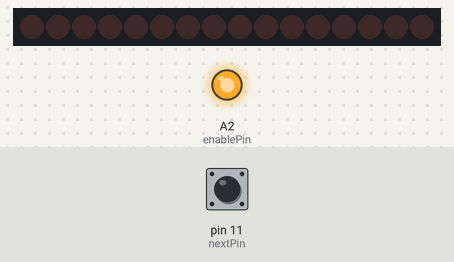
Recording of a sketch running on a simulated Arduino Uno, built with avr-gcc and run on an emulated ATmega328P. Shown: 16 shift-register outputs drawn as a row of LEDs (first output left, lit = HIGH), output pins drawn as LEDs (lit = HIGH). Wiring (inferred from the names in the program): 2 × shift register (74HC595): data A1; shift clock A4; latch A3. Wiring (inferred from the signals the program sends): row of LEDs: on Q0, Q1, Q2, Q3, Q4, Q5, Q6, Q7, Q8, Q9, Q10, Q11, Q12, Q13, Q14, Q15. The inputs (shaded band) are chosen by the test bench; at power-on: pin 11 (nextPin) HIGH. Pins used as bus, display or sensor lines are not drawn.

Above: at 0.05 s.
Timing chart, 0 to 3.0 s (numbered marks = the images above):
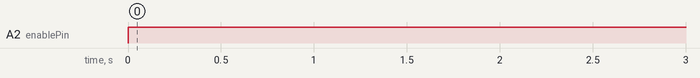

Measured:
- by itself, A2 (enablePin): HIGH → LOW at 3.1 s

The sketch:

buttons_and_lights_test.ino
```cpp
const int dataPin = A1; //shiftRegister pin 14 (red wire)
const int enablePin = A2; //shiftRegister pin 13 (orange wire)
const int latchPin = A3; //shiftRegister pin 11(purple wire)
const int clockPin = A4; //shiftRegister pin 12 (blue wire)

const int redoPin = 12;
const int nextPin = 11;

const int debounceDelay = 95;  // Debounce delay in milliseconds
const unsigned long longPressThreshold = 3000;  // 3 seconds threshold

bool nextPressed = false;
bool redoPressed = false;
bool nextButtonHeld = false;

bool nextWasHeld = false;

unsigned long nextLastPressTime = 0;
unsigned long redoLastPressTime = 0;
unsigned long nextButtonPressStartTime = 0;

uint16_t prevLightState = 0b0000000000000000;
unsigned long lastBlinkTime = 0;
const int blinkInterval = 800;
bool blinkLEDOn = false;

int PEFRTrial = 0;
int PEFRAttempt = 1;
bool inPEFRMode = false;


// Number of LEDs (RGB LEDs)
int numLEDs = 4;

//BOOL FOR TOGGLING WHICH LED MODE TO TEST
bool testMedMode=false;

void setup() {
  //LED pins
  pinMode(dataPin, OUTPUT);
  pinMode(latchPin, OUTPUT);
  pinMode(clockPin, OUTPUT);
  pinMode(enablePin, OUTPUT);

  //Button pins
  pinMode(nextPin, INPUT_PULLUP);
  pinMode(redoPin, INPUT_PULLUP);

  // Attach interrupts to the buttons
  attachInterrupt(digitalPinToInterrupt(nextPin), nextButtonISR, FALLING);
  attachInterrupt(digitalPinToInterrupt(redoPin), redoButtonISR, FALLING);

  allLEDsOff();
  digitalWrite(enablePin, HIGH);

}

void loop() {
  checkNextHold();

  if (inPEFRMode == false && nextButtonHeld == true){
    nextButtonHeld = false;
    inPEFRMode = true;
  }
  else if (inPEFRMode == true && PEFRTrial == 3 && nextPressed == true){
    nextPressed = false;
    Serial.println("PEFR TEST COMPLETE---------------------");

    //Reset
    setColor("blue", 3);
    delay(1500);

    allLEDsOff();
    inPEFRMode = false;
    PEFRTrial = 0;
    PEFRAttempt = 1;
  }

  if (inPEFRMode == true){
    lightUpPEFRLEDs();
    if(nextPressed == true){
      nextPressed = false;

      PEFRTrial += 1; //move onto the next trial
      PEFRAttempt = 1; //reset attempts
    }
    else if (redoPressed == true){
      redoPressed = false; //reset the redoPressed flag


      redoLights();
      PEFRAttempt += 1;
    }

    Serial.print(F("TRIAL "));
    Serial.print(String(PEFRTrial+1));
    Serial.print(F(", ATTEMPT: "));
    Serial.print(PEFRAttempt);
    Serial.println();
  }
  else if (testMedMode == true){
    //testing inhalation stuff
    for (int i=100; i<600; i+=50){
      lightUpMedLEDs(i);
      delay(100);
    }
    for (int i=600; i>=100; i-=50){
      lightUpMedLEDs(i);
      delay(100);
    }
    allLEDsOff();
  }

  delay(100);
}

//FUNCTION=========================================================================
// Color mapping function
void setColor(String color, int ledIndex) {
  byte red = 0, green = 0, blue = 0;

  // Map color name to RGB values
  if (color == "red") {
    red = 1;
    green = 0;
    blue = 0;
  } else if (color == "green") {
    red = 0;
    green = 1;
    blue = 0;
  } else if (color == "blue") {
    red = 0;
    green = 0;
    blue = 1;
  } else if (color == "yellow") {
    red = 1;
    green = 1;
    blue = 0;
  } else if (color == "off") {
    red = 0;
    green = 0;
    blue = 0;
  }

  // Send color data to the correct LED
  setLEDColor(ledIndex, red, green, blue, prevLightState);
}

// Function to send the color to a specific LED
void setLEDColor(int ledIndex, byte red, byte green, byte blue, uint16_t &prevLightState) {
  uint16_t newLightState;
  if(red == 1){
    newLightState = bitSet(prevLightState, ledIndex*3);
  }
  else if(red == 0){
    newLightState = bitClear(prevLightState, ledIndex*3);
  }

  if(green == 1){
    newLightState = bitSet(prevLightState, ledIndex*3+2);
  }
  else if(green == 0){
    newLightState = bitClear(prevLightState, ledIndex*3+2);
  }

  if(blue == 1){
    newLightState = bitSet(prevLightState, ledIndex*3+1);
  }
  else if(blue == 0){
    newLightState = bitClear(prevLightState, ledIndex*3+1);
  }


  digitalWrite(enablePin, LOW);

  digitalWrite(latchPin, LOW);
  shiftOut(dataPin, clockPin, MSBFIRST, newLightState >> 8);
  shiftOut(dataPin, clockPin, MSBFIRST, newLightState);
  digitalWrite(latchPin, HIGH);

  prevLightState = newLightState;
}

void allLEDsOff(){
  for (int i=0; i<numLEDs; i++){
    setColor("off", i);
  }
  digitalWrite(enablePin, HIGH);
}

// Interrupt Service Routine for the Next button
void nextButtonISR() {
  // Check if enough time has passed since the last press
  if (millis() - nextLastPressTime > debounceDelay) {
    if(nextWasHeld){
      nextWasHeld=false;
    }
    else{
      nextPressed = true;
      nextLastPressTime = millis();  // Update the last press time
    }
  }
}

// Interrupt Service Routine for the Redo button
void redoButtonISR() {
  // Check if enough time has passed since the last press
  if (millis() - redoLastPressTime > debounceDelay) {
    redoPressed = true;
    redoLastPressTime = millis();  // Update the last press time
  }
}

void checkNextHold(){
  // Check if the next button has been held for more than 3 seconds
  bool pinVal = digitalRead(nextPin);
  if (pinVal==HIGH && (millis() - nextButtonPressStartTime) > longPressThreshold && nextWasHeld==false){
    nextButtonHeld = true;
    nextWasHeld = true;
    delay(50);
  }
  else if (pinVal == LOW){
    nextButtonPressStartTime = millis();
  }
}

void lightUpPEFRLEDs(){
  for (int i=0; i<PEFRTrial; i++){
    setColor("blue", i);
  }

  unsigned long currentBlinkTime = millis();

  if(currentBlinkTime - lastBlinkTime > blinkInterval){
    blinkLEDOn = !blinkLEDOn;
    lastBlinkTime = currentBlinkTime;
  }
  if(blinkLEDOn == true){
    setColor("blue", PEFRTrial);
  }
  else{
    setColor("off", PEFRTrial);
  }
}

void redoLights() {
  //Option 2 go red for a second
  /*
  setColor("red", PEFRTrial);
  delay(1000);
  */

  //Option 1 fast blinking
  for (int i=0; i<8; i++){
    setColor("yellow", PEFRTrial);
    delay(100);
    setColor("off", PEFRTrial);
    delay(100);
  }
}

void lightUpMedLEDs(int flowRate){
  //ToDo: Adjust thresholds
  if(flowRate >= 200 && flowRate < 300){
    //first green
    setColor("green", 0);
    setColor("off", 1);
    setColor("off", 2);
    setColor("off", 3);
  }
  else if(flowRate >= 300 && flowRate < 400){
    //second green
    setColor("green", 0);
    setColor("green", 1);
    setColor("off", 2);
    setColor("off", 3);
  }
  else if(flowRate >= 400 && flowRate < 500){
    //yellow
    setColor("green", 0);
    setColor("green", 1);
    setColor("yellow", 2);
    setColor("off", 3);
  }
  else if(flowRate >= 500){
    //red
    setColor("green", 0);
    setColor("green", 1);
    setColor("yellow", 2);
    setColor("red", 3);
  }
  else {
    allLEDsOff();
  }
}
```
